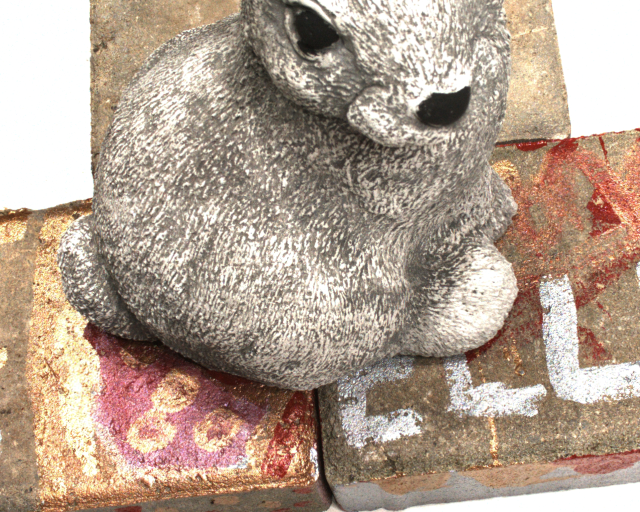
#> input picture OpenCV/image_blended/images/color.png, 640 x 512 px, found by its file name
$ python image_blend.py
#> lines starting #> are read from the running program, lines starting #| are printed output that depends on the picture
import os
import cv2
import numpy as np

image_filename = "./color.png"
label_filename = "./sparse_points.jpg"


if __name__ == "__main__":
    image = cv2.imread(image_filename)
#> image is the input picture: shape (512, 640, 3); mean B, G, R 143.5, 159.3, 178.5

    label = cv2.imread(label_filename)
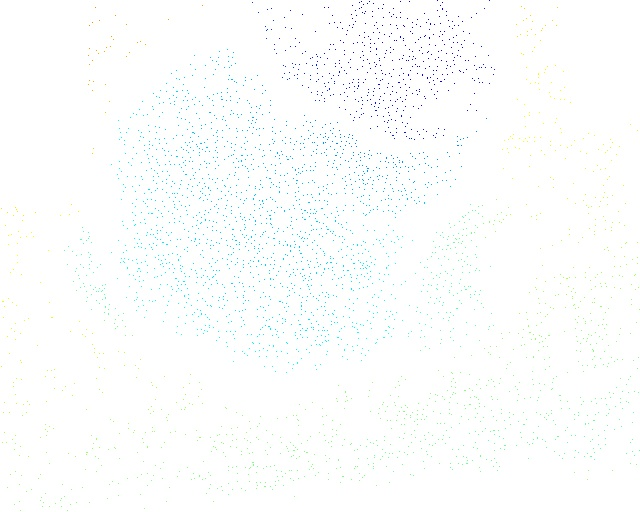
#> input picture OpenCV/image_blended/images/sparse_points.jpg, 640 x 512 px, found by its file name
#> label is the input picture: shape (512, 640, 3); mean B, G, R 252.8, 253.5, 252.1

    assert(image.shape == label.shape)

    alpha = 0.25
    beta = (1.0 - alpha)
    blended_image = cv2.addWeighted(image, alpha, label, beta, 0.0)
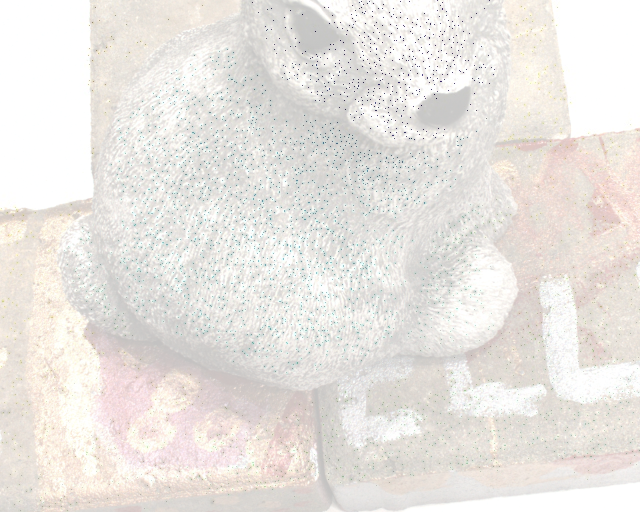
#> blended_image: shape (512, 640, 3); mean B, G, R 225.5, 229.9, 233.7
    cv2.imwrite("blended_image.jpg", blended_image)

    cv2.imshow("blended_image", blended_image)
    cv2.waitKey(0)
